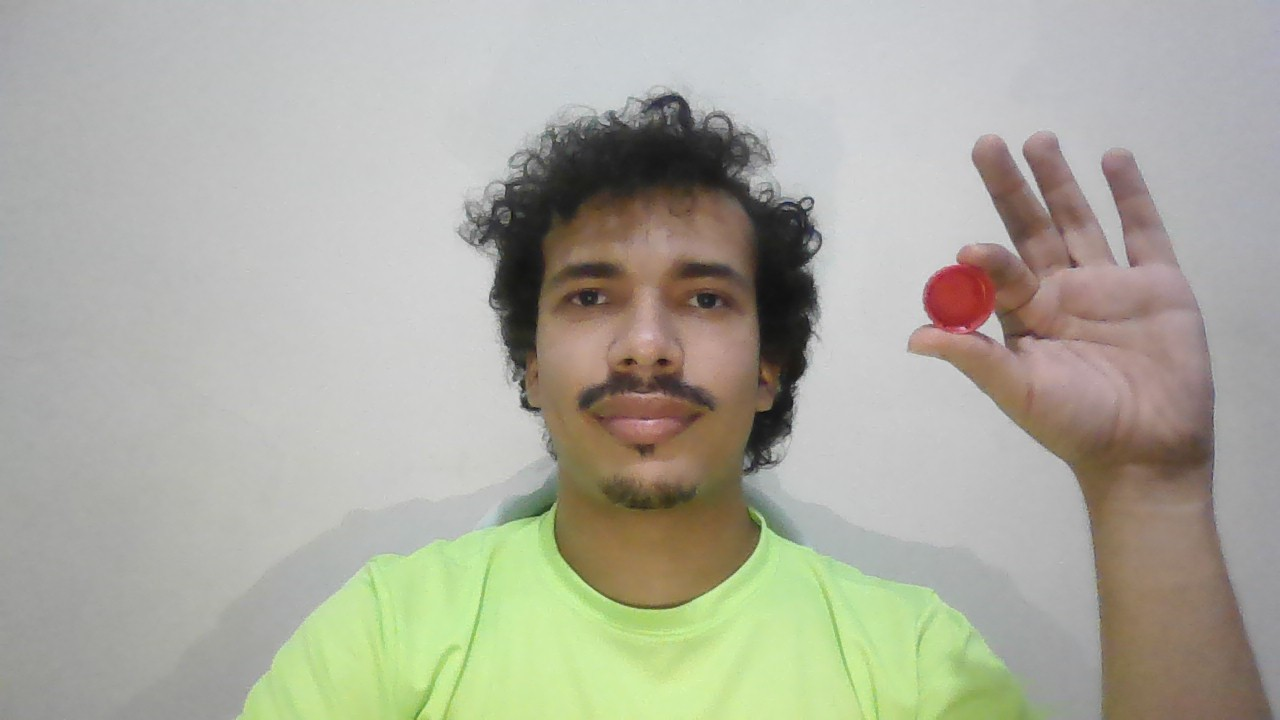
#> input picture images/teste4.jpg, 1280 x 720 px
$ python segmentacao_limiar2.py
#> lines starting #> are read from the running program, lines starting #| are printed output that depends on the picture; after the words box and inside, x2 and y2 are one past the last pixel; in counts of white or black regions, pixels touching at a corner belong together
import cv2
import numpy as np

# [8 lines of commented-out code are left out]
img = cv2.imread('./images/teste4.jpg')
#> img is the input picture: shape (720, 1280, 3); mean B, G, R 158.4, 171.1, 171.7
img = cv2.resize(img,(0,0), fx=0.5,fy=0.5)
#> img: shape (360, 640, 3)

#conversão para HSV, melhor para trabalhar na segmentação de cores
hsv = cv2.cvtColor(img, cv2.COLOR_BGR2HSV)
#> hsv: shape (360, 640, 3); mean H, S, V 47.3, 30.3, 177.2

#suavizando ruídos
blur = cv2.medianBlur(hsv ,7)
#> blur: shape (360, 640, 3); mean H, S, V 46.1, 30.1, 177.4

#definição do range, ou seja, tudo que vai ser considerado a cor a ser segmentada
#obtemos com o código get_color.py
#lower = np.array([0,219,87])
#upper = np.array([179,255,162])

lower = np.array([0,149,145])
upper = np.array([179,195,203])

#função de binarização
mask = cv2.inRange(blur, lower, upper)
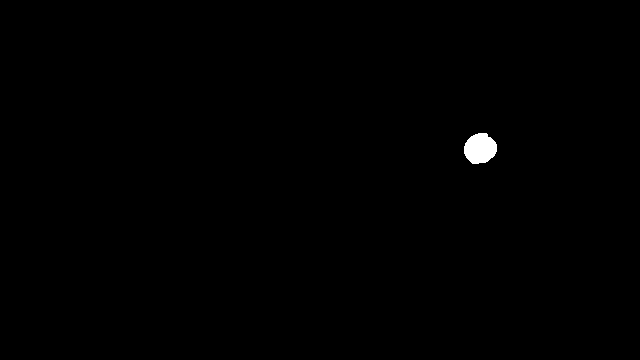
#> mask: shape (360, 640); 0.34% white; 1 white region, box (x1, y1, x2, y2) and area: (464, 133, 497, 164) 786

#segmentando apenas a cor desejada (funciona como a remoção de algo não selecionado, igual ferramentas que tem no photoshop)
#estamos dando um merge na imagem com ela propria, porém, aplicando uma máscara
res = cv2.bitwise_and(img,img, mask= mask)

#guarda extremos da imagem binarizada
positionsX =[]
positionsY =[]
width, heigth = mask.shape
#> width = 360; heigth = 640
for i in range(width):
    for j in range(heigth):
        if (mask[i][j]) == 255:
            positionsX.append(i)
            positionsY.append(j)
#> after the loop, positionsX = 786 values from 133 to 163

#extremos da imagem binarizada
a = max(positionsX)
#> a = 163
b = min(positionsX)
#> b = 133
c = max(positionsY)
#> c = 496
d = min(positionsY)
#> d = 464

#coordenadas das linhas horizontal e vertical
line_up_x = int(abs(d+c)/2)
#> line_up_x = 480
line_up_y = b
#> line_up_y = 133

line_down_y = a
#> line_down_y = 163
line_down_x = line_up_x
#> line_down_x = 480

line_left_x= d
#> line_left_x = 464
line_left_y= int(abs(a+b)/2)
#> line_left_y = 148

line_right_x = c
line_right_y = line_left_y

#retangulo
cv2.rectangle(img,(d,b),(c,a),(0,255,255),2)
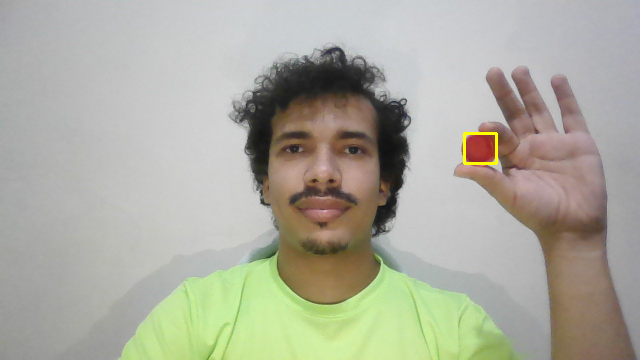
#> img: shape (360, 640, 3); mean B, G, R 158.3, 171.4, 172

#linhas
cv2.line(img, (line_up_x, line_up_y), (line_down_x, line_down_y), (0,0,0), 2)
#> img: shape (360, 640, 3); 0.04% of pixels changed, all inside (x1, y1, x2, y2) = (479, 132, 482, 165)
cv2.line(img, (line_left_x, line_left_y), (line_right_x, line_right_y), (0,0,0), 2)
#> img: shape (360, 640, 3); mean B, G, R 158.3, 171.4, 171.8

#exibe resultados
cv2.imshow('Mascara Utilizada',mask)
cv2.imshow('Original X Segmentacao', np.hstack([img,res]))
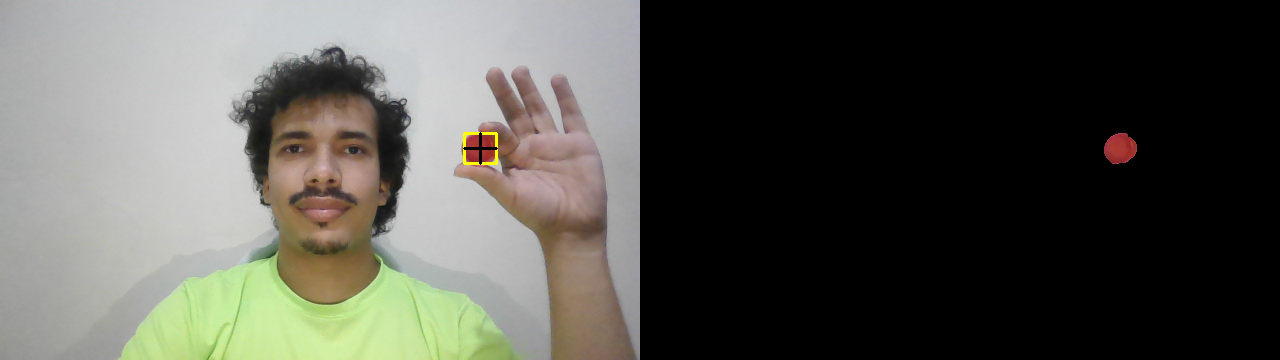
#> window 'Original X Segmentacao': shape (360, 1280, 3); mean B, G, R 79.2, 85.8, 86.2
cv2.waitKey(0)
